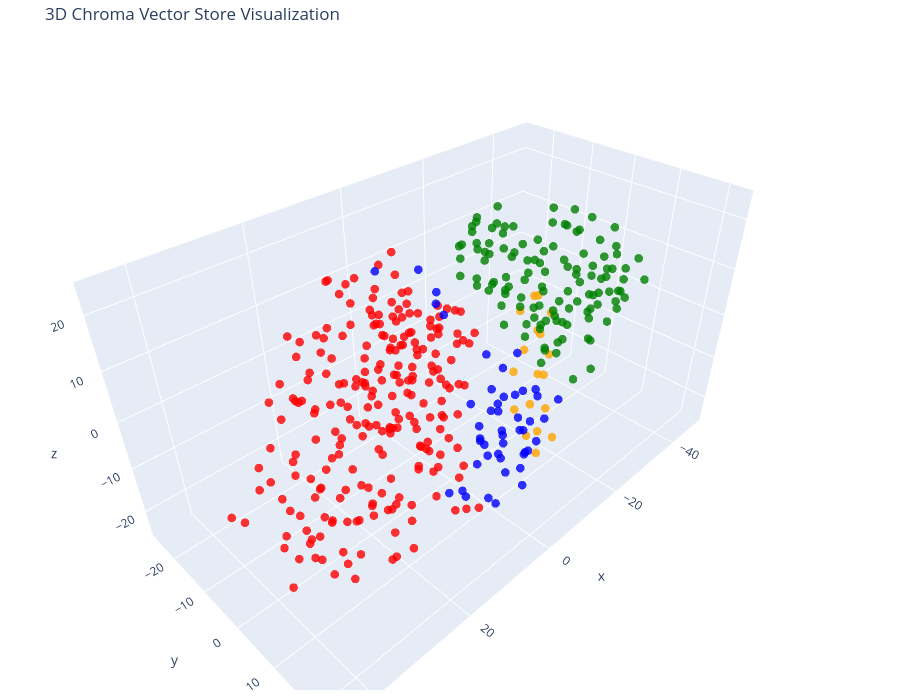

Here is the notebook cell this chart was saved with:
### Markdown cell above
### 3D-Scatter Plot:

### Code cell
tsne = TSNE(n_components= 3, random_state= 42)
reduced_vectors = tsne.fit_transform(vectors)

# Create the 3D scatter plot
fig = go.Figure(data=[go.Scatter3d(
    x= reduced_vectors[:, 0],
    y= reduced_vectors[:, 1],
    z= reduced_vectors[:, 2],
    mode= 'markers',
    marker= dict(size=5, color=colors, opacity=0.8),
    text= [f"Type: {t}<br>Text: {d[:100]}..." for t, d in zip(doc_types, documents)],
    hoverinfo= 'text'
)])

fig.update_layout(
    title= '3D Chroma Vector Store Visualization',
    scene= dict(xaxis_title= 'x', yaxis_title= 'y', zaxis_title= 'z'),
    width= 900,
    height= 700,
    margin= dict(r= 10, b= 10, l= 10, t= 40)
)

fig.show()

### Figure 1 — Plotly figure (JSON) as saved in the notebook; plotly's stock layout.template omitted (floating-point values rounded to 4 significant figures; data arrays with more than 128 entries replaced by an {"elided": "..."} marker saying what was removed)
{"data": [{"hoverinfo": "text", "marker": {"color": {"elided": "413 str values"}, "opacity": 0.8, "size": 5}, "mode": "markers", "text": {"elided": "413 str values"}, "x": {"elided": "413 float values"}, "y": {"elided": "413 float values"}, "z": {"elided": "413 float values"}, "type": "scatter3d"}], "layout": {"margin": {"r": 10, "b": 10, "l": 10, "t": 40}, "title": {"text": "3D Chroma Vector Store Visualization"}, "scene": {"xaxis": {"title": {"text": "x"}}, "yaxis": {"title": {"text": "y"}}, "zaxis": {"title": {"text": "z"}}}, "width": 900, "height": 700}}
